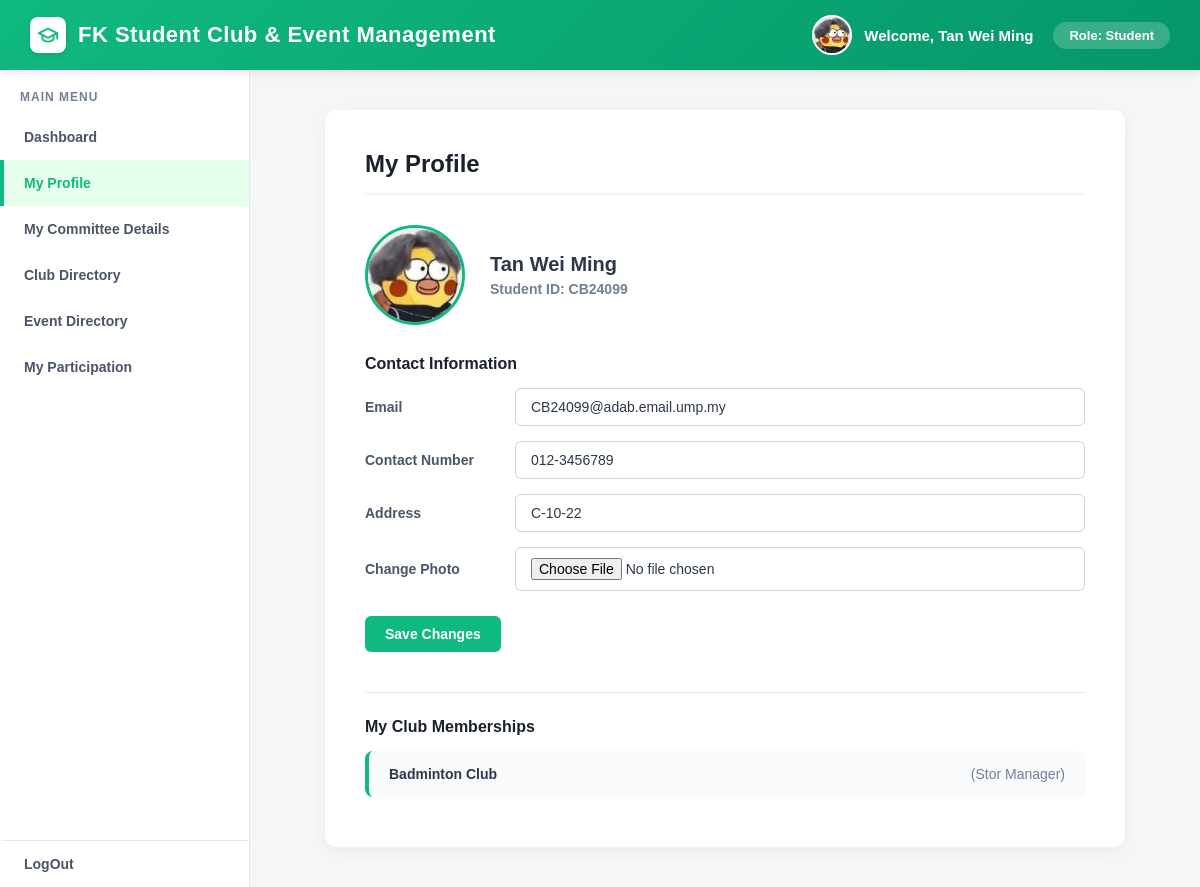
The app's page /student/profile_dashboard.php (signed in) with its own data.
### tables this page shows
CREATE TABLE `students` (
  `userID` varchar(100) NOT NULL,
  `stu_ID` varchar(10) DEFAULT NULL,
  `stu_name` varchar(100) DEFAULT NULL,
  `stu_email` varchar(100) DEFAULT NULL,
  `stu_address` varchar(255) DEFAULT NULL,
  `stu_role` varchar(50) DEFAULT NULL,
  `stu_contact_no` varchar(15) DEFAULT NULL,
  `stu_profile_photo` varchar(255) DEFAULT NULL
);

CREATE TABLE `club` (
  `clubID` varchar(100) NOT NULL,
  `club_name` varchar(100) DEFAULT NULL,
  `club_desc` varchar(100) DEFAULT NULL,
  `userID` varchar(100) DEFAULT NULL,
  `club_operational_status` varchar(100) DEFAULT NULL,
  `club_photo` varchar(255) DEFAULT NULL
);

CREATE TABLE `membershiprole` (
  `roleID` varchar(100) NOT NULL,
  `m_role_desc` varchar(50) DEFAULT NULL
);

### student/profile_dashboard.php (the view, shortened to what this page needs)
<?php
require_once '../db_connection.php';
$userID = $_SESSION['userID'];
$username = $_SESSION['user_username'];
$role = $_SESSION['user_role'];
$stu_name = $username;
$stu_ID = $userID;
$email = "";
$phone = "";
$address = "";
$photo_path = "";
$sql_profile = "SELECT stu_ID, stu_name, stu_email, stu_contact_no, stu_address, stu_profile_photo FROM students WHERE userID = '$userID'";
$result_profile = mysqli_query($link, $sql_profile);
if ($result_profile && mysqli_num_rows($result_profile) > 0) {
    $row = mysqli_fetch_assoc($result_profile);
    $stu_name = !empty($row['stu_name']) ? $row['stu_name'] : $username;
    $stu_ID = !empty($row['stu_ID']) ? $row['stu_ID'] : $userID;
    $email = !empty($row['stu_email']) ? $row['stu_email'] : "";
    $phone = !empty($row['stu_contact_no']) ? $row['stu_contact_no'] : "";
    $address = !empty($row['stu_address']) ? $row['stu_address'] : "";
    $photo_path = !empty($row['stu_profile_photo']) ? $row['stu_profile_photo'] : "";
}
$clubs = [];
$sql_clubs = "
    SELECT c.club_name, mr.m_role_desc
    FROM membership m
    JOIN club c ON m.clubID = c.clubID
    JOIN membershiprole mr ON m.roleID = mr.roleID
    WHERE m.userID = '$userID'
";
$result_clubs = mysqli_query($link, $sql_clubs);
if ($result_clubs) {
    while ($row = mysqli_fetch_assoc($result_clubs)) {
        $clubs[] = $row;
    }
}
?>
<!DOCTYPE html>
<html lang="en">
<head>
</head>
<body>
    <?php include 'student_background.php'; ?>
        <div class="content-area">
            <div class="card">
                <h2 class="card-title">My Profile</h2>
                <div class="profile-header">
                    <div class="profile-photo">
                        <?php if (!empty($photo_path)): ?>
                            <img src="../<?php echo htmlspecialchars($photo_path); ?>" alt="Profile Photo" style="width: 100%; height: 100%; object-fit: cover;">
                        <?php else: ?>
                            <span style="font-size: 36px;"><?php echo strtoupper(substr($stu_name, 0, 1)); ?></span>
                        <?php endif; ?>
                    </div>
                    <div class="profile-identity">
                        <h3><?php echo htmlspecialchars($stu_name); ?></h3>
                        <p>Student ID: <?php echo htmlspecialchars($stu_ID); ?></p>
                    </div>
                </div>
                <div class="section-subtitle">Contact Information</div>
                <form action="update_studentprofile.php" method="POST" enctype="multipart/form-data">
                    <div class="form-row">
                        <label for="email">Email</label>
                        <input type="email" id="email" name="email" value="<?php echo htmlspecialchars($email); ?>" placeholder="Enter your email address" required>
                    </div>
                    <div class="form-row">
                        <label for="phone">Contact Number</label>
                        <input type="text" id="phone" name="phoneNum" value="<?php echo htmlspecialchars($phone); ?>" placeholder="e.g. 012-3456789">
                    </div>
                    <div class="form-row">
                        <label for="address">Address</label>
                        <input type="text" id="address" name="address" value="<?php echo htmlspecialchars($address); ?>" placeholder="Enter your full address">
                    </div>
                    <div class="form-row">
                        <label for="profile_photo">Change Photo</label>
                        <input type="file" id="profile_photo" name="profile_photo" accept="image/jpeg, image/png, image/jpg">
                    </div>
                    <div class="button-group">
                        <button type="submit" class="btn btn-primary">Save Changes</button>
                    </div>
                </form>
                <div class="section-subtitle" style="margin-top: 40px; border-top: 1px solid #e2e8f0; padding-top: 25px;">My Club Memberships</div>
                <?php if (count($clubs) > 0): ?>
                    <ul class="club-list">
                        <?php foreach ($clubs as $club): ?>
                            <li>
                                <?php echo htmlspecialchars($club['club_name']); ?>
                                <span>(<?php echo htmlspecialchars($club['m_role_desc']); ?>)</span>
                            </li>
                        <?php endforeach; ?>
                    </ul>
                <?php else: ?>
                    <div class="empty-state">You are not a member of any clubs yet.</div>
                <?php endif; ?>
            </div>
        </div>
    </div>
</body>
</html>

### student/student_background.php (shortened to what this page needs)
<?php
$current_page = basename($_SERVER['PHP_SELF']);
?>
<div class="top-bar">
    <div class="system-title">
        <div class="system-logo">
            <svg xmlns="http://www.w3.org/2000/svg" width="22" height="22" viewBox="0 0 24 24" fill="none" stroke="currentColor" stroke-width="2" stroke-linecap="round" stroke-linejoin="round">
                <path d="M22 10v6M2 10l10-5 10 5-10 5z"/>
                <path d="M6 12v5c3 3 9 3 12 0v-5"/>
             </svg>
        </div>
        FK Student Club & Event Management
    </div>
    <div class="user-profile-section">
        <div class="profile-group">
            <div class="top-bar-photo">
                <?php if (!empty($photo_path)): ?>
                    <img src="../<?php echo htmlspecialchars($photo_path); ?>" alt="Profile" style="width: 100%; height: 100%; object-fit: cover;">
                <?php else: ?>
                    <?php echo strtoupper(substr($stu_name, 0, 1)); ?>
                <?php endif; ?>
             </div>
            <div class="welcome-text">Welcome, <?php echo htmlspecialchars($stu_name); ?></div>
        </div>
        <div class="role-badge">Role: <?php echo htmlspecialchars($role); ?></div>
    </div>
</div>
<div class="main-layout">
    <div class="sidebar">
        <div class="sidebar-title">Main Menu</div>
        <a href="student_dashboard.php" class="<?= ($current_page == 'student_dashboard.php') ? 'active' : '' ?>">Dashboard</a>
        <a href="profile_dashboard.php" class="<?= ($current_page == 'profile_dashboard.php') ? 'active' : '' ?>">My Profile</a>
        <a href="committee_details.php" class="<?= ($current_page == 'committee_details.php') ? 'active' : '' ?>">My Committee Details</a>
        <a href="club_directory.php" class="<?= ($current_page == 'club_directory.php') ? 'active' : '' ?>">Club Directory</a>
        <a href="event_directory.php" class="<?= ($current_page == 'event_directory.php') ? 'active' : '' ?>">Event Directory</a>
        <a href="participation.php" class="<?= ($current_page == 'participation.php') ? 'active' : '' ?>">My Participation</a>
        <a href="../logout.php" class="logout-btn">LogOut</a>
    </div>

### student/profile_dashboard.php (style rules this page uses)
.card { background: white; border-radius: 12px; padding: 40px; box-shadow: 0 4px 15px rgba(0,0,0,0.05); max-width: 800px; margin: 0 auto; }
.card-title { font-size: 24px; color: #1a202c; margin-bottom: 30px; padding-bottom: 15px; border-bottom: 2px solid #f0f4f8; }
.profile-header { display: flex; align-items: center; margin-bottom: 30px; }
.profile-photo { width: 100px; height: 100px; background-color: #e2e8f0; border-radius: 50%; display: flex; justify-content: center; align-items: center; color: #718096; font-weight: bold; margin-right: 25px; border: 3px solid #10b981; overflow: hidden; }
.profile-identity h3 { font-size: 20px; margin-bottom: 5px; color: #2d3748; }
.profile-identity p { font-size: 14px; color: #718096; font-weight: bold; }
.section-subtitle { font-size: 16px; font-weight: bold; color: #1a202c; margin-bottom: 15px; margin-top: 30px; }
.form-row { display: grid; grid-template-columns: 150px 1fr; align-items: center; margin-bottom: 15px; }
.form-row label { font-size: 14px; color: #4a5568; font-weight: bold; }
.form-row input, .form-row input[type="file"] { width: 100%; padding: 10px 15px; border: 1px solid #cbd5e0; border-radius: 6px; font-size: 14px; color: #2d3748; outline: none; transition: border-color 0.3s; }
.button-group { display: flex; gap: 15px; margin-top: 25px; }
.btn { padding: 10px 20px; border: none; border-radius: 6px; cursor: pointer; font-weight: bold; font-size: 14px; transition: background-color 0.3s; }
.btn-primary { background-color: #10b981; color: white; }
.club-list { list-style: none; margin-top: 15px; }
.club-list li { background-color: #f8fafc; padding: 15px 20px; border-radius: 8px; margin-bottom: 10px; border-left: 4px solid #10b981; color: #2d3748; font-size: 14px; font-weight: bold; display: flex; justify-content: space-between; }
.club-list li span { color: #718096; font-weight: normal; }

### student/student_background.php (style rules this page uses)
* { margin: 0; padding: 0; box-sizing: border-box; font-family: Arial, Helvetica, sans-serif; }
body { display: flex; flex-direction: column; height: 100vh; background-color: #f4f7f6; color: #333; }
.top-bar { background: linear-gradient(135deg, #10b981 0%, #059669 100%); color: white; padding: 15px 30px; display: flex; justify-content: space-between; align-items: center; box-shadow: 0 2px 10px rgba(0,0,0,0.1); z-index: 10; }
.system-title { font-size: 22px; font-weight: bold; letter-spacing: 0.5px; display: flex; align-items: center; gap: 12px; }
.system-logo { width: 36px; height: 36px; background-color: white; color: #10b981; border-radius: 8px; display: flex; justify-content: center; align-items: center; box-shadow: 0 2px 5px rgba(0,0,0,0.1); }
.user-profile-section { display: flex; align-items: center; gap: 20px; }
.profile-group { display: flex; align-items: center; gap: 12px; }
.top-bar-photo { width: 40px; height: 40px; background-color: rgba(255,255,255,0.2); border-radius: 50%; border: 2px solid white; display: flex; justify-content: center; align-items: center; overflow: hidden; font-size: 14px; font-weight: bold; }
.welcome-text { font-size: 15px; font-weight: bold; }
.role-badge { background-color: rgba(255,255,255,0.2); padding: 6px 16px; border-radius: 20px; font-size: 13px; font-weight: bold; }
.main-layout { display: flex; flex: 1; overflow: hidden; }
.sidebar { width: 250px; background-color: white; border-right: 1px solid #e2e8f0; padding-top: 20px; display: flex; flex-direction: column; flex-shrink: 0; }
.sidebar-title { padding: 0 20px 10px 20px; font-size: 12px; text-transform: uppercase; color: #718096; font-weight: bold; letter-spacing: 1px; }
.sidebar a { padding: 15px 20px; color: #4a5568; text-decoration: none; font-weight: bold; font-size: 14px; border-left: 4px solid transparent; transition: all 0.3s; }
.sidebar a.active { background-color: #e6ffed; color: #10b981; border-left: 4px solid #10b981; }
.logout-btn { margin-top: auto; border-top: 1px solid #e2e8f0; }
.content-area { flex: 1; padding: 40px; overflow-y: auto; }

### records on screen
students: stu_profile_photo (picture), stu_name "Tan Wei Ming", stu_ID "CB24099", email "CB24099@adab.email.ump.my", phoneNum "012-3456789", address "C-10-22"
club: club_name "Badminton Club", membershiprole.m_role_desc "Stor Manager"

### other values on screen
$role "Student"
